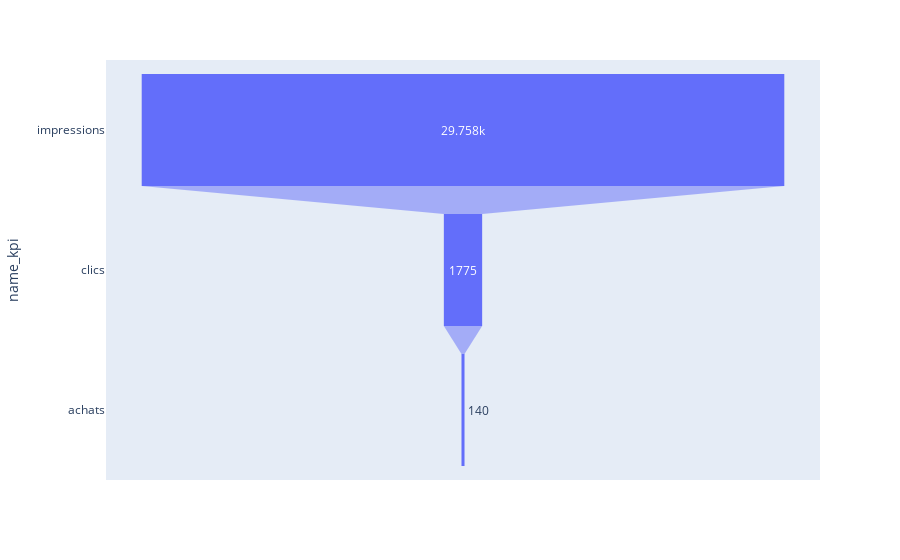

The notebook cell saved with this chart:
### Code cell
fig = px.funnel(df_conversion, x='value_kpi', y='name_kpi')
fig.show()

### Figure 1 — Plotly figure (JSON) as saved in the notebook; plotly's stock layout.template omitted (floating-point values rounded to 4 significant figures)
{"data": [{"hovertemplate": "value_kpi=%{x}<br>name_kpi=%{y}<extra></extra>", "legendgroup": "", "marker": {"color": "#636efa"}, "name": "", "orientation": "h", "showlegend": false, "type": "funnel", "x": [29758, 1775, 140], "xaxis": "x", "y": ["impressions", "clics", "achats"], "yaxis": "y"}], "layout": {"autosize": true, "legend": {"tracegroupgap": 0}, "margin": {"t": 60}, "xaxis": {"anchor": "y", "autorange": true, "domain": [0, 1], "range": [-16530.0, 16530.0], "title": {"text": "value_kpi"}, "type": "linear"}, "yaxis": {"anchor": "x", "autorange": true, "domain": [0, 1], "range": [2.5, -0.5], "title": {"text": "name_kpi"}, "type": "category"}}}
